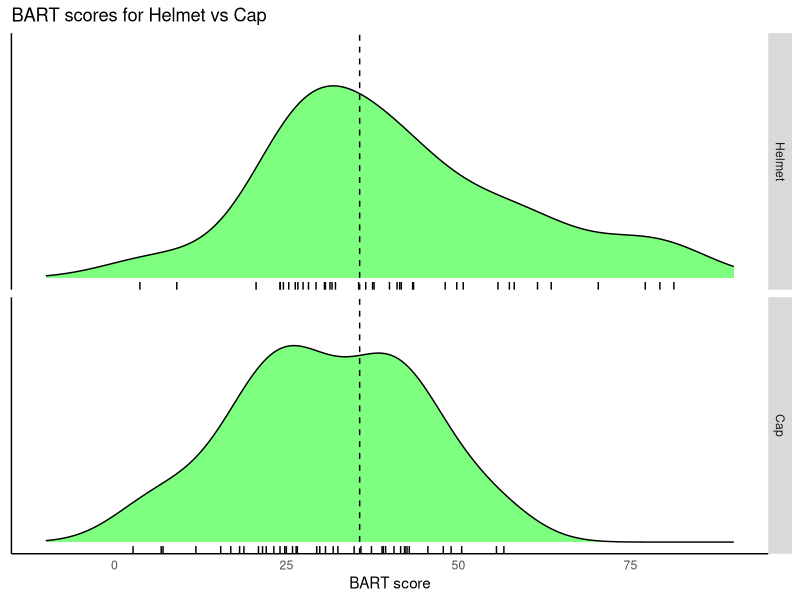
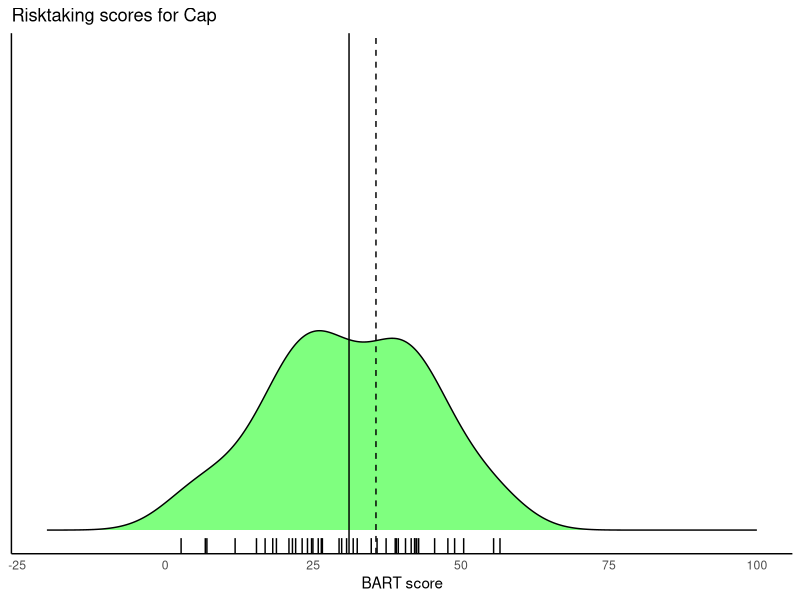
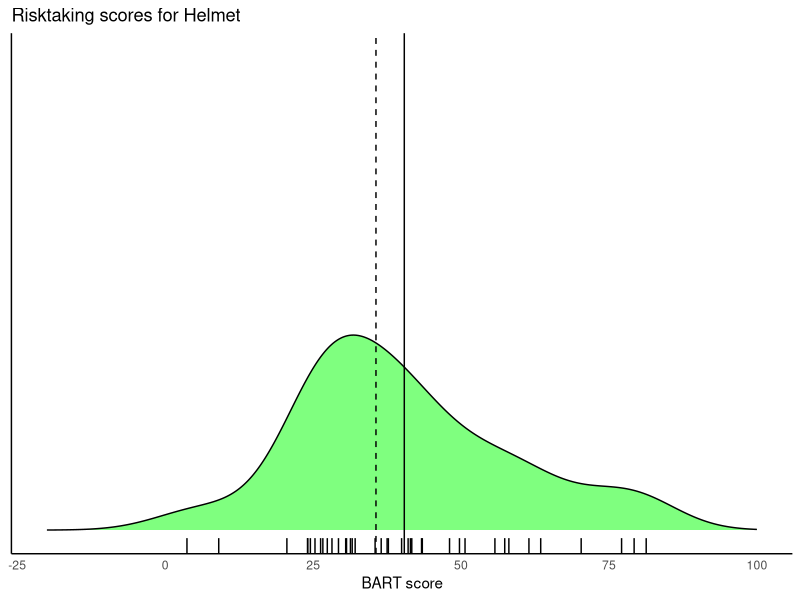
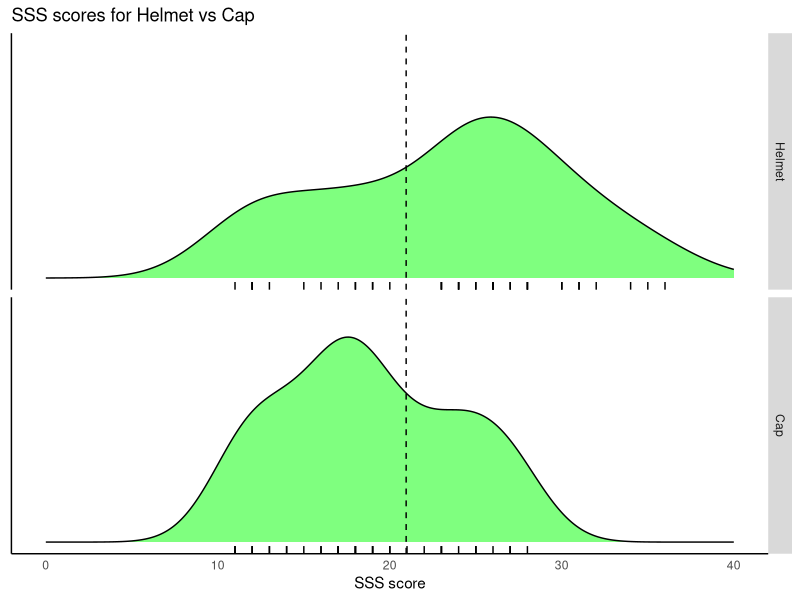
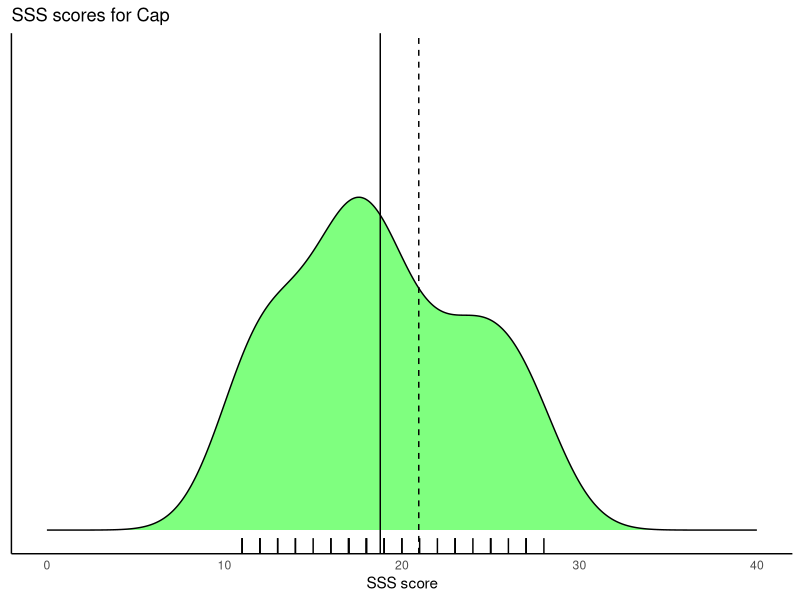
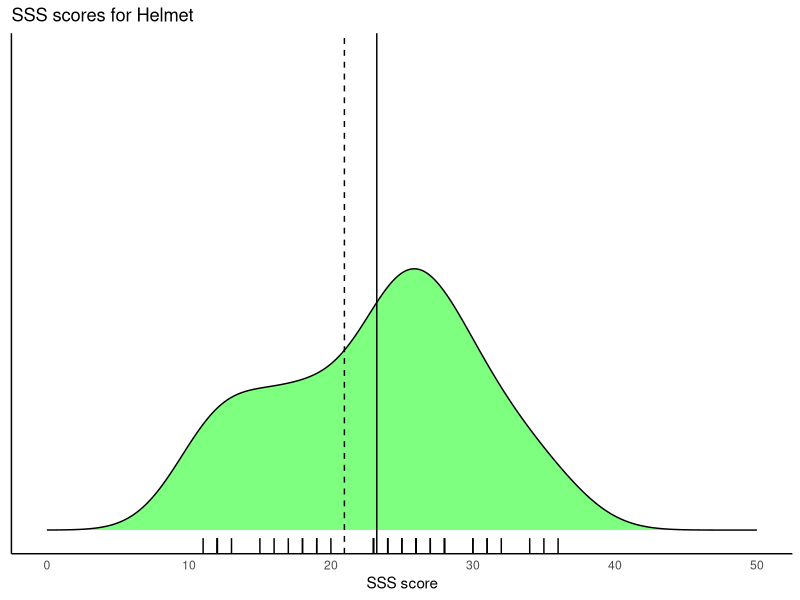

R code for these plots, in order:
## ---- chunk 1
knitr::opts_chunk$set(echo = TRUE)
## ---- chunk 2
#load packages
library(tidyverse)
library(dplyr)
library(ggplot2)
## ---- chunk 3
#set wd
setwd("/Users/AbigailBergman/Desktop/Grad School/Winter Quarter 2019/Data Science/datascience_repo/week_01/hw_01")

#import data
bicycle <- read.csv("Bicycle.csv")

## ---- chunk 4
#Risk taking scores
helmet <- bicycle %>%
  filter(Condition ==1)

hat <- bicycle %>%
  filter(Condition == 2)

#overall descriptive stats
mean(bicycle$BART)
mean(bicycle$SSS_total)

#BART
mean(helmet$BART)
sd(helmet$BART)

mean(hat$BART)  
sd(hat$BART)

var(helmet$BART)
var(hat$BART) #I am confused becasue these variances are not equal but the researchers assumed equal var?

#independent t test (not Welch's)
t.test(helmet$BART, hat$BART, var.equal = TRUE)
## ---- chunk 5
#SSS
mean(helmet$SSS_total)
sd(helmet$SSS_total)

mean(hat$SSS_total)
sd(hat$SSS_total)

var(helmet$SSS_total)
var(hat$SSS_total) #variances are not equal -> use Welch

#independent t test
t.test(helmet$SSS_total, hat$SSS_total)
## ---- chunk 6
#gender
male <- bicycle %>%
  filter(Sex ==1)

female <- bicycle %>%
  filter(Sex == 2)

mean(male$BART)
sd(male$BART)

mean(female$BART)  
sd(female$BART)

var(female$BART)
var(male$BART) #unequal var but they uses Welch's??

#independent t test (not Welch's)
t.test(male$BART, female$BART, var.equal = TRUE)

## ---- chunk 7
#rename Condition
bicycle <- bicycle%>%
  mutate(Condition = factor(Condition, levels=(c(1,2)), labels=(c("Helmet", "Cap")))) 
## ---- chunk 8
#Plot a
ggplot(bicycle, aes(BART))+
  facet_grid(Condition~.)+
   geom_density(fill="green", alpha = .5)+
  geom_rug() +
  labs(title = "BART scores for Helmet vs Cap", x = "BART score", y = "")+
  geom_vline(aes(xintercept=mean(BART)), linetype = "dashed")+
  ylim(c(0,.03))+xlim(c(-10,90))+
  theme(panel.grid.major = element_blank(), panel.grid.minor = element_blank(),
panel.background = element_blank(), axis.line = element_line(colour = "black"),axis.text.y=element_blank(),
          axis.ticks=element_blank(),
          axis.title.y=element_blank())

ggplot(hat, aes(BART)) +
  geom_density(fill="green", alpha = .5)+
  geom_rug() +
  labs(title = "Risktaking scores for Cap", x = "BART score", y = "")+
  geom_vline(aes(xintercept=mean(hat$BART)))+
  geom_vline(aes(xintercept=35.6165), linetype ="dashed")+
  ylim(c(0,.06))+xlim(c(-20,100))+
  theme(panel.grid.major = element_blank(), panel.grid.minor = element_blank(),
panel.background = element_blank(), axis.line = element_line(colour = "black"),axis.text.y=element_blank(),
          axis.ticks=element_blank(),
          axis.title.y=element_blank())

ggplot(helmet, aes(BART)) +
  geom_density(fill="green", alpha=.5)+
  geom_rug()+
  geom_vline(aes(xintercept=mean(helmet$BART)))+
  labs(title = "Risktaking scores for Helmet", x = "BART score", y = "")+
  geom_vline(aes(xintercept=35.6165), linetype="dashed")+
  ylim(c(0,.06))+xlim(c(-20,100))+
  theme(panel.grid.major = element_blank(), panel.grid.minor = element_blank(),
panel.background = element_blank(), axis.line = element_line(colour = "black"),axis.text.y=element_blank(),
          axis.ticks=element_blank(),
          axis.title.y=element_blank())
## ---- chunk 9
#plot b
ggplot(bicycle, aes(SSS_total))+
  facet_grid(Condition~.)+
   geom_density(fill="green", alpha = .5)+
  geom_rug() +
  labs(title = "SSS scores for Helmet vs Cap", x = "SSS score", y = "")+
   ylim(c(0,.08))+xlim(c(0,40))+
  geom_vline(aes(xintercept=mean(SSS_total)), linetype = "dashed")+
  theme(panel.grid.major = element_blank(), panel.grid.minor = element_blank(),
panel.background = element_blank(), axis.line = element_line(colour = "black"),axis.text.y=element_blank(),
          axis.ticks=element_blank(),
          axis.title.y=element_blank())

ggplot(hat, aes(SSS_total)) +
  geom_density(fill="green", alpha = .5)+
  geom_rug() +
  labs(title = "SSS scores for Cap", x = "SSS score", y = "")+
   ylim(c(0,.1))+xlim(c(0,40))+
  geom_vline(aes(xintercept=mean(hat$SSS_total)))+
  geom_vline(aes(xintercept=20.95), linetype = "dashed")+
  theme(panel.grid.major = element_blank(), panel.grid.minor = element_blank(),
panel.background = element_blank(), axis.line = element_line(colour = "black"),axis.text.y=element_blank(),
          axis.ticks=element_blank(),
          axis.title.y=element_blank())

ggplot(helmet, aes(SSS_total)) +
  geom_density(fill="green", alpha=.5)+
  geom_rug()+
  labs(title = "SSS scores for Helmet", x = "SSS score", y = "") +
   ylim(c(0,.1))+xlim(c(0,50))+
  geom_vline(aes(xintercept=mean(helmet$SSS_total)))+
    geom_vline(aes(xintercept=20.95), linetype="dashed")+
  theme(panel.grid.major = element_blank(), panel.grid.minor = element_blank(),
panel.background = element_blank(), axis.line = element_line(colour = "black"),axis.text.y=element_blank(),
          axis.ticks=element_blank(),
          axis.title.y=element_blank())
